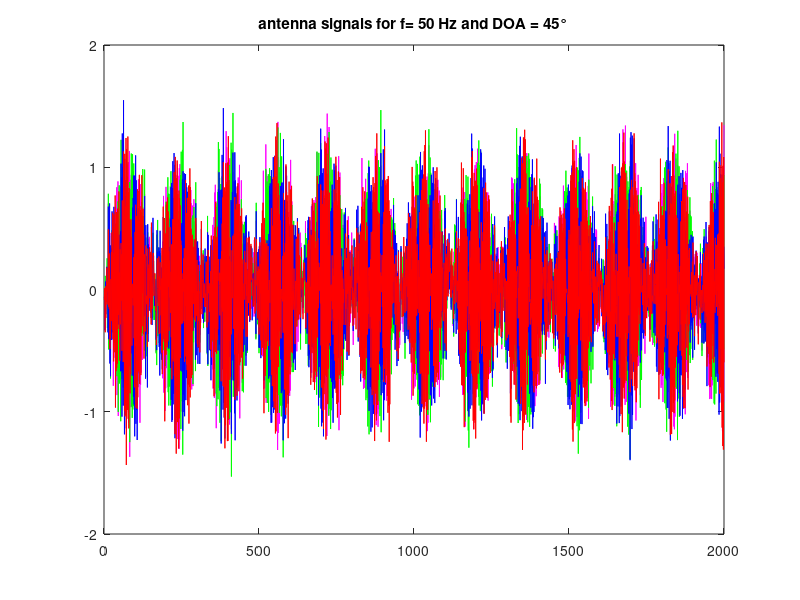
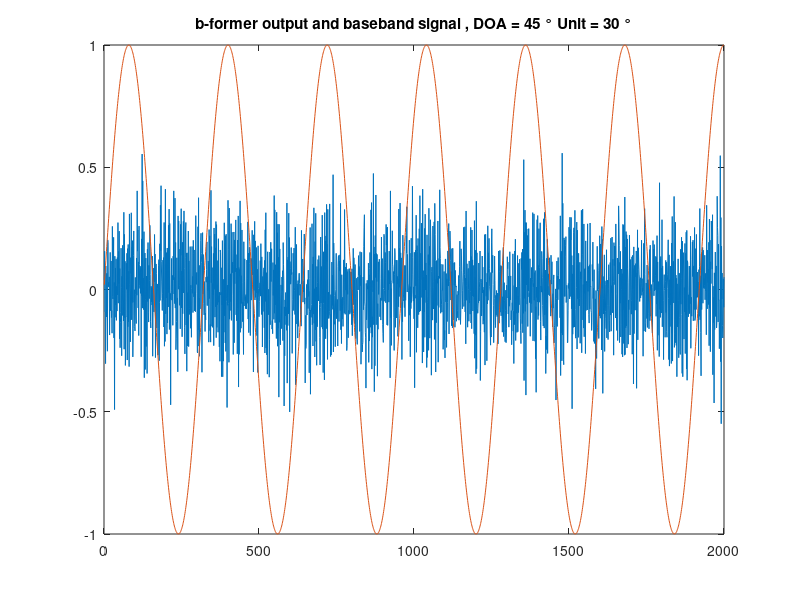

MATLAB code for these plots, in order:
%Assignment 3.1c)
%Authors: Nils Meyer-Kahlen , Stefan Riedel 1330219
clc
clear all
close all

k = 1:4;
r(k) = 0.85.^(k-1);                          %autocorrelation function

Rvv = toeplitz(r);

P = chol(Rvv, 'lower');                     %Cholesky-factorization

n = 1:2000;                                  % time index
E = randn(4,n(end))*0.2;                     %property of whiteness

V = P*E;

%repeating part a)

%generate modulated carrier wave s*c
f_s = 16000;                                % sampling frequency
f = 50:100:4950;                            % baseband sinusoid frequencies
n = 1:2000;                                 % time index

for jj=1:50
S(jj,:) = sin(2*pi*f(jj)*n/f_s);                      % baseband signals
end

f_c = 7800;                                 % carrier frequency
c = exp(i*n/f_s*2*pi*f_c);  

for jj=1:50
R(jj,:) = S(jj,:).*c;                                   % modulated carrier
end


%generate phase shift vector h
theta_d = 45;                                 % DOA 
theta_r = theta_d/360*2*pi;
j = 1:4;                                    % beamformer with 4 antennas
h(j) = (exp(i*2*pi/5*cos(theta_r))).^(j-1);   % phase shift vector        
h=h.'; 


% compute antenna signals
Y = ones(4,length(n));

for jj=1:50
A = h*R(jj,:) + V;
Y = [Y , A];
end

freq = 50;
jj = freq/50;
figure()
plot(n,Y(1,(length(n)*jj+1):(length(n)*jj+length(n))),'m')
hold on
plot(n,Y(2,(length(n)*jj+1):(length(n)*jj+length(n))),'g')
hold on 
plot(n,Y(3,(length(n)*jj+1):(length(n)*jj+length(n))),'b')
hold on
plot(n,Y(4,(length(n)*jj+1):(length(n)*jj+length(n))),'r')
title(['antenna signals for f= ' num2str(freq) ' Hz and DOA = ' num2str(theta_d) '°'])

%% 






% beamformer

theta0_d =30;                              % angle of unit response 
theta0_r = theta0_d/360*2*pi;
h0(j) = (exp(i*2*pi/5*cos(theta0_r))).^(j-1); % phase shift vector 
h0=h0.';             

Ryy = ones(length(j));
for jj=1:50    
B = corr( Y(:, (jj*length(n)+1):(length(n)*jj+length(n)))'); 
Ryy = [Ryy , B];
end

for jj=1:50
C0(jj,:) = h0'*Ryy(:, (length(j)*jj+1): (length(j)*jj+length(j)))^(-1)/(h0'*Ryy(:, (length(j)*jj+1): (length(j)*jj+length(j)))^(-1)*h0);
end

for jj=1:50
Shat(jj,:)= C0(jj,:)*Y(:, (jj*length(n)+1):(length(n)*jj+length(n)));
end 

freq = 50;
jj = freq/50;
figure
plot(real(Shat(jj,:)))
hold on
plot(real(S(jj,:)))
title([' b-former output and baseband signal , DOA = ' num2str(theta_d) ' ° Unit = ' num2str(theta0_d) ' ° '])






